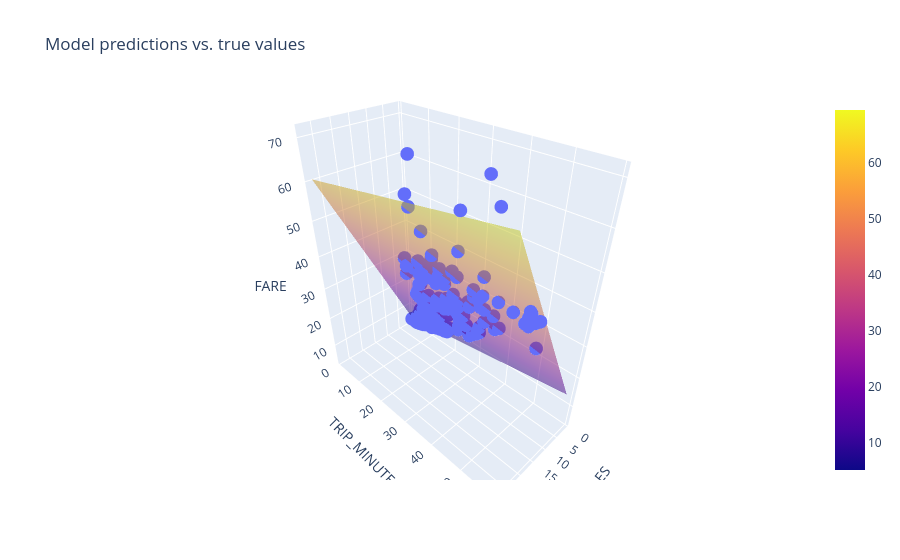

Notebook code cell kept with this figure:
### Code cell
#Train Model with Two features
settings_3 = ml_edu.experiment.ExperimentSettings(
    learning_rate = 0.001,
    number_epochs = 20,
    batch_size = 50,
    input_features = ['TRIP_MILES', 'TRIP_MINUTES']
)

training_df['TRIP_MINUTES'] = training_df['TRIP_SECONDS']/60

metrics = [keras.metrics.RootMeanSquaredError(name='rmse')]

model_3 = create_model(settings_3, metrics)

experiment_3 = train_model('two_features', model_3, training_df, 'FARE', settings_3)

ml_edu.results.plot_experiment_metrics(experiment_3, ['rmse'])
ml_edu.results.plot_model_predictions(experiment_3, training_df, 'FARE')

### Figure 1 — Plotly figure (JSON) as saved in the notebook; plotly's stock layout.template omitted (floating-point values rounded to 4 significant figures; data arrays with more than 128 entries replaced by an {"elided": "..."} marker saying what was removed)
{"data": [{"hovertemplate": "TRIP_MILES=%{x}<br>TRIP_MINUTES=%{y}<br>FARE=%{z}<extra></extra>", "legendgroup": "", "marker": {"color": "#636efa", "symbol": "circle"}, "mode": "markers", "name": "", "scene": "scene", "showlegend": false, "type": "scatter3d", "x": {"elided": "200 float values"}, "y": {"elided": "200 float values"}, "z": {"elided": "200 float values"}}, {"name": "prediction", "opacity": 0.5, "type": "surface", "x": [0.52, 3.57, 6.62, 9.67, 12.72, 15.77, 18.82, 21.87, 24.92, 27.97], "y": [1.233, 7.652, 14.07, 20.49, 26.91, 33.33, 39.74, 46.16, 52.58, 59.0], "z": [[5.068, 11.27, 17.46, 23.66, 29.86, 36.06, 42.25, 48.45, 54.65, 60.85], [6.022, 12.22, 18.42, 24.62, 30.81, 37.01, 43.21, 49.41, 55.6, 61.8], [6.977, 13.17, 19.37, 25.57, 31.77, 37.97, 44.16, 50.36, 56.56, 62.76], [7.931, 14.13, 20.33, 26.52, 32.72, 38.92, 45.12, 51.31, 57.51, 63.71], [8.885, 15.08, 21.28, 27.48, 33.68, 39.87, 46.07, 52.27, 58.47, 64.66], [9.839, 16.04, 22.23, 28.43, 34.63, 40.83, 47.02, 53.22, 59.42, 65.62], [10.79, 16.99, 23.19, 29.39, 35.58, 41.78, 47.98, 54.18, 60.37, 66.57], [11.75, 17.94, 24.14, 30.34, 36.54, 42.74, 48.93, 55.13, 61.33, 67.53], [12.7, 18.9, 25.1, 31.29, 37.49, 43.69, 49.89, 56.08, 62.28, 68.48], [13.65, 19.85, 26.05, 32.25, 38.45, 44.64, 50.84, 57.04, 63.24, 69.43]]}], "layout": {"legend": {"tracegroupgap": 0}, "scene": {"domain": {"x": [0, 1], "y": [0, 1]}, "xaxis": {"title": {"text": "TRIP_MILES"}}, "yaxis": {"title": {"text": "TRIP_MINUTES"}}, "zaxis": {"title": {"text": "FARE"}}}, "title": {"text": "Model predictions vs. true values"}}}
